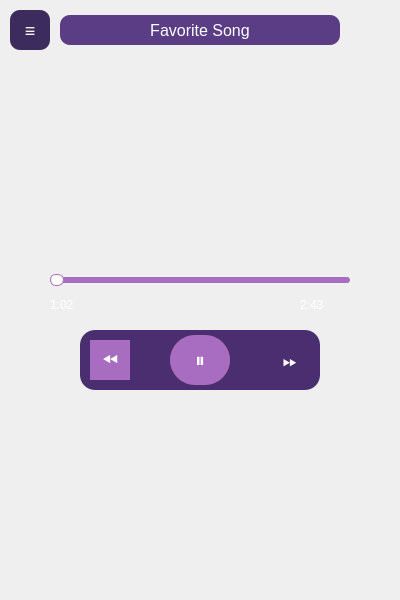
<?xml version="1.0" encoding="UTF-8"?>
<ui version="4.0">
 <class>MusicPlayerWindow</class>
 <widget class="QWidget" name="MusicPlayerWindow">
  <property name="geometry">
   <rect><x>0</x><y>0</y><width>400</width><height>600</height></rect>
  </property>
  <property name="styleSheet">
   <string notr="true">
    QWidget {
      background-image: url("Images/Backgrounds/1.jpeg");
      background-repeat: no-repeat;
      background-position: center;
    }
   </string>
  </property>

  <!-- Menu Button -->
  <widget class="QPushButton" name="menuButton">
   <property name="geometry"><rect><x>10</x><y>10</y><width>40</width><height>40</height></rect></property>
   <property name="text"><string>≡</string></property>
   <property name="styleSheet">
    <string notr="true">
     QPushButton {
       background-color: #3c2c5e;
       border-radius: 10px;
       color: white;
       font-size: 18px;
     }
    </string>
   </property>
  </widget>

  <!-- Song Title Widget -->
  <widget class="QLabel" name="songTitle">
   <property name="geometry"><rect><x>60</x><y>15</y><width>280</width><height>30</height></rect></property>
   <property name="text"><string>Favorite Song</string></property>
   <property name="alignment"><set>Qt::AlignCenter</set></property>
   <property name="styleSheet">
    <string notr="true">
     QLabel {
       background-color: #5a3d85;
       border-radius: 10px;
       color: white;
       font-size: 16px;
     }
    </string>
   </property>
  </widget>

  <!-- Album Cover -->
  <widget class="QLabel" name="albumCover">
   <property name="geometry"><rect><x>100</x><y>60</y><width>200</width><height>200</height></rect></property>
   <property name="pixmap"><pixmap>:/images/1.jpg</pixmap></property>
   <property name="scaledContents"><bool>true</bool></property>
   <property name="styleSheet">
    <string notr="true">
     QLabel {
       border-radius: 20px;
     }
    </string>
   </property>
  </widget>

  <!-- Progress Bar -->
  <widget class="QSlider" name="progressBar">
   <property name="geometry"><rect><x>50</x><y>270</y><width>300</width><height>20</height></rect></property>
   <property name="orientation"><enum>Qt::Horizontal</enum></property>
   <property name="styleSheet">
    <string notr="true">
     QSlider::groove:horizontal {
       background: #a86cc1;
       height: 6px;
       border-radius: 3px;
     }
     QSlider::handle:horizontal {
       background: white;
       border: 1px solid #a86cc1;
       width: 12px;
       margin: -3px 0;
       border-radius: 6px;
     }
    </string>
   </property>
  </widget>

  <!-- Time Labels -->
  <widget class="QLabel" name="timeStart">
   <property name="geometry"><rect><x>50</x><y>295</y><width>50</width><height>20</height></rect></property>
   <property name="text"><string>1:02</string></property>
   <property name="styleSheet"><string notr="true">color: white;</string></property>
  </widget>
  <widget class="QLabel" name="timeEnd">
   <property name="geometry"><rect><x>300</x><y>295</y><width>50</width><height>20</height></rect></property>
   <property name="text"><string>2:43</string></property>
   <property name="styleSheet"><string notr="true">color: white;</string></property>
  </widget>

  <!-- Control Button Container -->
  <widget class="QWidget" name="buttonContainer">
   <property name="geometry"><rect><x>80</x><y>330</y><width>240</width><height>60</height></rect></property>
   <property name="styleSheet">
    <string notr="true">
     QWidget {
       background-color: #4b2e6f;
       border-radius: 15px;
     }
    </string>
   </property>

   <!-- Previous Button -->
   <widget class="QPushButton" name="prevButton">
    <property name="geometry"><rect><x>10</x><y>10</y><width>40</width><height>40</height></rect></property>
    <property name="text"><string>⏪</string></property>
    <property name="styleSheet">
     <string notr="true">
      QPushButton {
        background-color: #a86cc1;
        color: white;
        font-size: 20px;
        border-radius: 25px
      }
     </string>
    </property>
   </widget>

   <!-- Pause Button -->
   <widget class="QPushButton" name="pauseButton">
    <property name="geometry"><rect><x>90</x><y>5</y><width>60</width><height>50</height></rect></property>
    <property name="text"><string>⏸</string></property>
    <property name="styleSheet">
     <string notr="true">
      QPushButton {
        background-color: #a86cc1;
        border-radius: 25px;
        color: white;
        font-size: 20px;
      }
     </string>
    </property>
   </widget>

   <!-- Next Button -->
   <widget class="QPushButton" name="nextButton">
    <property name="geometry"><rect><x>190</x><y>10</y><width>40</width><height>40</height></rect></property>
    <property name="text"><string>⏩</string></property>
    <property name="styleSheet">
     <string notr="true">
      QPushButton {
        background-color: ;
        color: white;
        font-size: 18px;
      }
     </string>
    </property>
   </widget>
  </widget>
 </widget>
 <resources/>
 <connections/>
</ui>
